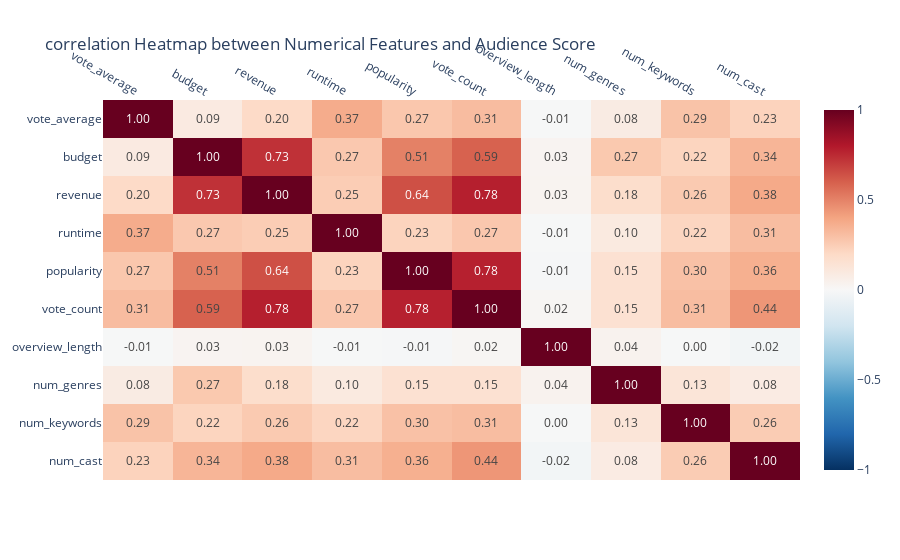

Notebook source saved alongside this figure:
### Code cell
corr_features = ['vote_average', 'budget', 'revenue', 'runtime', 
                 'popularity', 'vote_count', 'overview_length', 
                 'num_genres', 'num_keywords', 'num_cast']

corr_matrix = df_final[corr_features].corr()

fig6 = px.imshow(
    corr_matrix,
    text_auto='.2f',
    aspect="auto",
    title='correlation Heatmap between Numerical Features and Audience Score',
    color_continuous_scale='RdBu_r',
    zmin=-1, zmax=1
)
fig6.update_xaxes(side="top")
fig6.update_layout(template='plotly_white')
fig6.show()

### Figure 1 — Plotly figure (JSON) as saved in the notebook; plotly's stock layout.template omitted (floating-point values rounded to 4 significant figures)
{"data": [{"coloraxis": "coloraxis", "hovertemplate": "x: %{x}<br>y: %{y}<br>color: %{z}<extra></extra>", "name": "0", "texttemplate": "%{z:.2f}", "type": "heatmap", "x": ["vote_average", "budget", "revenue", "runtime", "popularity", "vote_count", "overview_length", "num_genres", "num_keywords", "num_cast"], "xaxis": "x", "y": ["vote_average", "budget", "revenue", "runtime", "popularity", "vote_count", "overview_length", "num_genres", "num_keywords", "num_cast"], "yaxis": "y", "z": [[1, 0.09231, 0.1976, 0.3722, 0.2744, 0.3139, -0.005174, 0.08264, 0.2887, 0.2299], [0.09231, 1, 0.7305, 0.2697, 0.5054, 0.5931, 0.02684, 0.2685, 0.2238, 0.3389], [0.1976, 0.7305, 1, 0.2514, 0.6446, 0.7814, 0.0289, 0.1812, 0.2637, 0.3805], [0.3722, 0.2697, 0.2514, 1, 0.2255, 0.2722, -0.005492, 0.09641, 0.2186, 0.3106], [0.2744, 0.5054, 0.6446, 0.2255, 1, 0.7781, -0.01117, 0.1544, 0.2952, 0.3591], [0.3139, 0.5931, 0.7814, 0.2722, 0.7781, 1, 0.01519, 0.1536, 0.3115, 0.4427], [-0.005174, 0.02684, 0.0289, -0.005492, -0.01117, 0.01519, 1, 0.03844, -0.002877, -0.02374], [0.08264, 0.2685, 0.1812, 0.09641, 0.1544, 0.1536, 0.03844, 1, 0.1278, 0.08435], [0.2887, 0.2238, 0.2637, 0.2186, 0.2952, 0.3115, -0.002877, 0.1278, 1, 0.2564], [0.2299, 0.3389, 0.3805, 0.3106, 0.3591, 0.4427, -0.02374, 0.08435, 0.2564, 1]]}], "layout": {"coloraxis": {"cmax": 1, "cmin": -1, "colorscale": [[0, "rgb(5,48,97)"], [0.1, "rgb(33,102,172)"], [0.2, "rgb(67,147,195)"], [0.3, "rgb(146,197,222)"], [0.4, "rgb(209,229,240)"], [0.5, "rgb(247,247,247)"], [0.6, "rgb(253,219,199)"], [0.7, "rgb(244,165,130)"], [0.8, "rgb(214,96,77)"], [0.9, "rgb(178,24,43)"], [1, "rgb(103,0,31)"]]}, "title": {"text": "correlation Heatmap between Numerical Features and Audience Score"}, "xaxis": {"anchor": "y", "domain": [0, 1], "side": "top"}, "yaxis": {"anchor": "x", "autorange": "reversed", "domain": [0, 1]}}}
